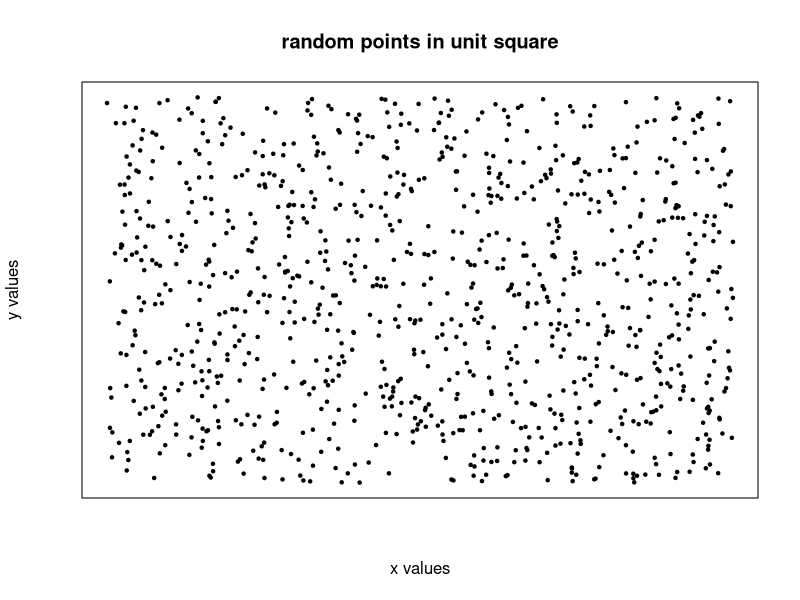
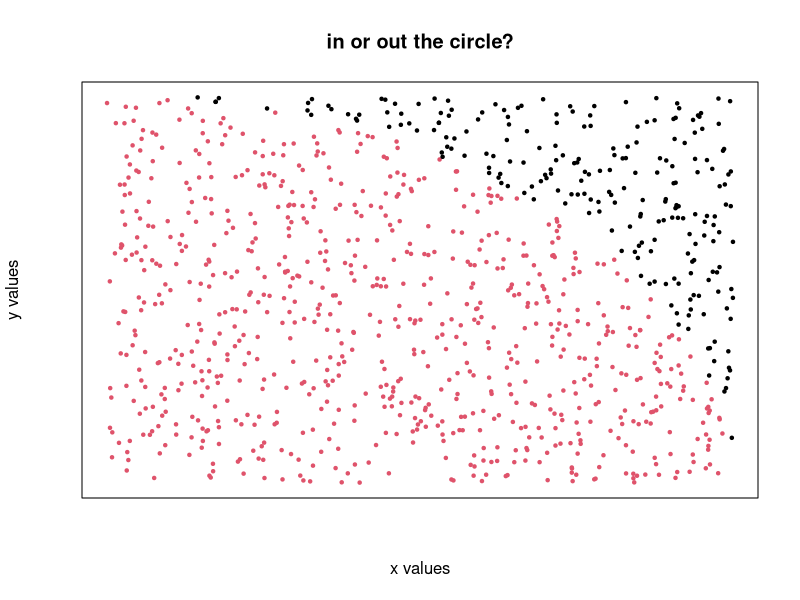

The R source for these figures, in order:
# Monte Carlo sampling pi 

set.seed(82)
n = 1000
x<-runif(n,0,1)
y<-runif(n,0,1)
plot(x,y,xlab="x values",ylab="y values",main="random points in unit square",xaxt="n",
     yaxt="n",pch=20,cex=.7) 

inside<-x*x+y*y<1
plot(x,y,xlab="x values",ylab="y values",main="in or out the circle?",xaxt="n",
     yaxt="n",pch=20,cex=.7,col=inside+1)

red <- sum(inside)
piiii <- red*4/n
piiii

## Approximate expectation of standard normal dist

x <- rnorm(1e6,0,1) #1e9 too much for computer 
mean(x)
y <- rnorm(10,0,1) #not enough samples
mean(y)
#just do as many samples as possible for computer 

